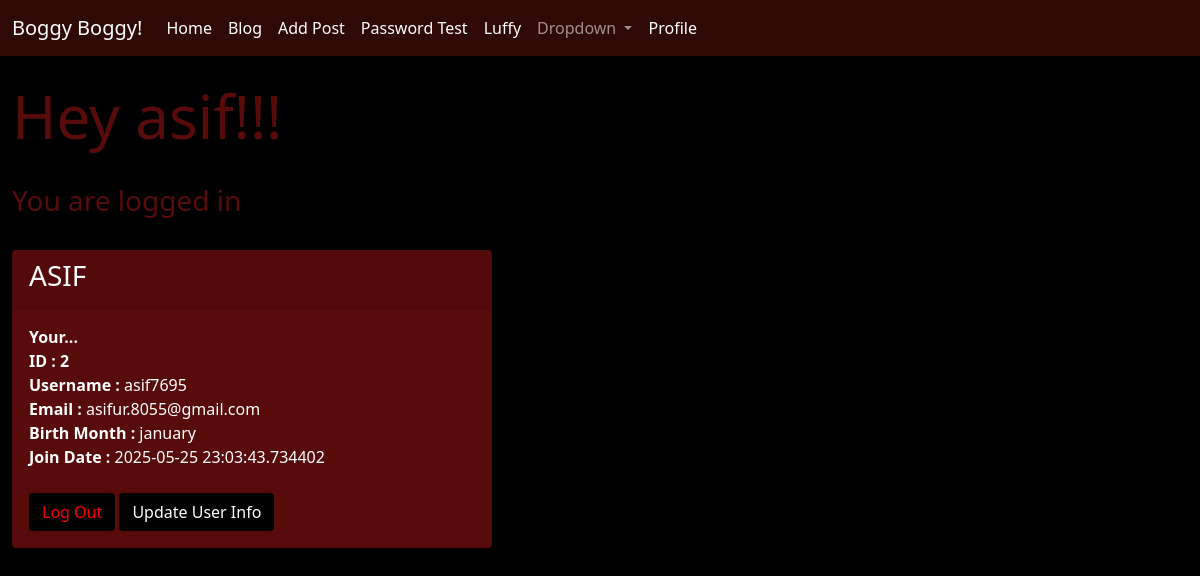
/dashboard (signed in), run on the app's committed database.
### app.py (models this page shows, shortened)
class Users(db.Model, UserMixin):
    id = db.Column(db.Integer,primary_key=True)
    username = db.Column(db.String(200), nullable=False,unique=True)
    name = db.Column(db.String(200),nullable=False)
    email = db.Column(db.String(200),nullable=False, unique=True)
    month = db.Column(db.String(20))
    date_added = db.Column(db.DateTime, default=datetime.utcnow)
    password_hash = db.Column(db.String(200))
    posts = db.relationship('Posts', backref='poster')
    @property
    def password(self):
        raise AttributeError("Password is not readable.")

### app.py (the view)
@app.route('/dashboard',methods=['GET','POST'])
@login_required
def dashboard():
    form = LoginForm()
    return render_template("dashboard.html",form=form)

### app.py (called while the page is built)
@login_manager.user_loader
def load_user(user_id):
    return Users.query.get(int(user_id))

### templates/dashboard.html (shortened to what this page needs)
{% extends 'base.html' %}
{% block content %}
    <h1 style="color:rgb(87, 11, 11);">Hey {{current_user.name}}!!!</h1><br/>
    <h3 style="color:rgb(87, 11, 11);">You are logged in</h3><br/>
<div class="card text-white mb-3" style="max-width: 30rem; background-color: rgb(87, 11, 11);">
  <div class="card-header"><h3>{{ current_user.name|upper }}</h3></div>
  <div class="card-body">
    <strong>Your...</strong><br/>
    <strong>ID : {{ current_user.id }}</strong><br/>
    <strong>Username : </strong>{{ current_user.username }}<br/>
    <strong>Email : </strong>{{ current_user.email }}<br/>
    <strong>Birth Month : </strong>{{ current_user.month }}<br/>
    <strong>Join Date : </strong>{{ current_user.date_added }}<br/><br/>
    <button type="button" class="btn"  style="background-color: rgb(0, 0, 0); color: rgb(255, 0, 0);" onclick="window.location.href='{{ url_for('logout') }}'">Log Out</button>
    <button type="button" class="btn"  style="background-color: rgb(0, 0, 0); color: rgb(255, 255, 255);" onclick="window.location.href='{{ url_for('update',id=current_user.id) }}'">Update User Info</button>
  </div>
</div>
{% endblock %}

### static/css/style.css (style rules this page uses)
h1 { font-size: 60px; }
body { background: #000000; color:aliceblue }

### data on the page
Users: name "asif", name "ASIF", id "2", username "asif7695", email "asifur.8055@gmail.com", month "january", date_added "2025-05-25 23:03:43.734402"
